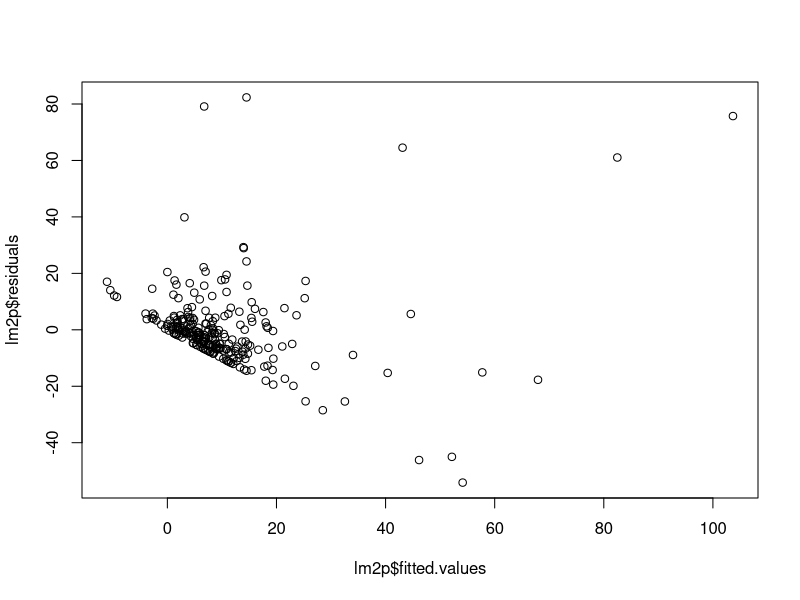
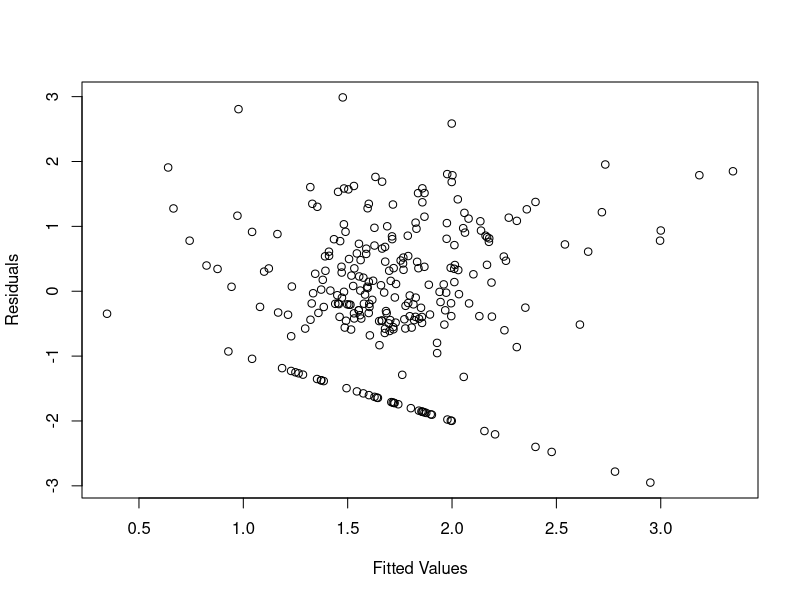

Here is the R script that generated these plots, in order:
## ---- chunk 1
library(dplyr)
library(ggplot2)
library(caret)
library(leaps)
## ---- chunk 2
data <- readr::read_csv(file = "../data/car_accidents/accidents.csv")
predictors <- c("season", "injuries", "bad_weather_accidents", "median_income", "mean_commuting_time")
data %>% head()
## ---- chunk 3
data <- data %>%
    mutate(season = as.factor(season))
## ---- chunk 4
lmod <- lm(deaths ~ . - county - pop_per_100k, data=data)
## ---- chunk 5
step(lmod, direction="both")
## ---- chunk 6
int_lmod <- lm(deaths ~ 1, data=data)
step(int_lmod, scope = formula(lmod), direction = "forward", k = log(nobs(lmod)))
## ---- chunk 7
rs <- regsubsets(formula(lmod), data=data)
srs <- summary(rs)
srs
## ---- chunk 8
lm2p <- lm(deaths ~ injuries + mean_commuting_time, data=data)
plot(lm2p$fitted.values, lm2p$residuals)
## ---- chunk 9
lm2p_transformed <- lm(I(log(1 + deaths)) ~ I(log(injuries)) + mean_commuting_time, data=data)
plot(
    lm2p_transformed$fitted.values, lm2p_transformed$residuals,
    xlab="Fitted Values", ylab="Residuals",
    title=""
)
## ---- chunk 10
output_df <- dplyr::data_frame(
    fitted = lm2p_transformed$fitted.values, 
    residuals = lm2p_transformed$residuals
)

# Create ID for joins
data$ID <- seq.int(nrow(data))
output_df$ID <- seq.int(nrow(output_df))

problem_obs <- data %>%
    mutate(deaths_transformed = log(deaths + 1)) %>%
    dplyr::inner_join(output_df, by="ID") %>%
    filter(residuals < -1)

problem_obs

print(nrow(problem_obs))
## ---- chunk 11
data %>% 
    filter(deaths == 0)

print(nrow(data %>% filter(deaths == 0)))
